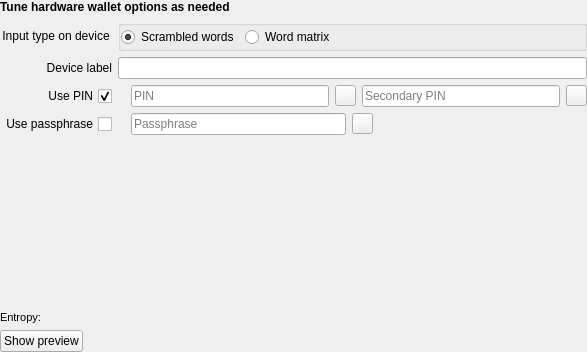
<?xml version="1.0" encoding="UTF-8"?>
<ui version="4.0">
 <class>WdgRecoverHw</class>
 <widget class="QWidget" name="WdgRecoverHw">
  <property name="geometry">
   <rect>
    <x>0</x>
    <y>0</y>
    <width>587</width>
    <height>352</height>
   </rect>
  </property>
  <property name="windowTitle">
   <string>Form</string>
  </property>
  <layout class="QVBoxLayout" name="verticalLayout_4">
   <property name="spacing">
    <number>6</number>
   </property>
   <property name="leftMargin">
    <number>0</number>
   </property>
   <property name="topMargin">
    <number>0</number>
   </property>
   <property name="rightMargin">
    <number>0</number>
   </property>
   <property name="bottomMargin">
    <number>0</number>
   </property>
   <item>
    <widget class="QStackedWidget" name="pages">
     <property name="currentIndex">
      <number>4</number>
     </property>
     <widget class="QWidget" name="page0">
      <layout class="QVBoxLayout" name="verticalLayout">
       <property name="spacing">
        <number>6</number>
       </property>
       <property name="leftMargin">
        <number>0</number>
       </property>
       <property name="topMargin">
        <number>0</number>
       </property>
       <property name="rightMargin">
        <number>0</number>
       </property>
       <property name="bottomMargin">
        <number>0</number>
       </property>
       <item>
        <widget class="QLabel" name="label_2">
         <property name="text">
          <string>&lt;b&gt;Source of the recovery seed&lt;/b&gt;</string>
         </property>
        </widget>
       </item>
       <item>
        <widget class="QGroupBox" name="gbSeedSource">
         <property name="title">
          <string/>
         </property>
         <property name="flat">
          <bool>false</bool>
         </property>
         <layout class="QVBoxLayout" name="verticalLayout_5">
          <property name="spacing">
           <number>8</number>
          </property>
          <property name="leftMargin">
           <number>6</number>
          </property>
          <property name="topMargin">
           <number>6</number>
          </property>
          <property name="rightMargin">
           <number>6</number>
          </property>
          <property name="bottomMargin">
           <number>6</number>
          </property>
          <item>
           <widget class="QRadioButton" name="rbSeedSourceHwScreen">
            <property name="text">
             <string>Recover from seed words using hardware wallet screen (secure)</string>
            </property>
            <property name="checked">
             <bool>false</bool>
            </property>
           </widget>
          </item>
          <item>
           <widget class="QRadioButton" name="rbSeedSourceAppWords">
            <property name="text">
             <string>Recover from seed words using in-app editor (convenient but insecure)</string>
            </property>
            <property name="checked">
             <bool>false</bool>
            </property>
           </widget>
          </item>
          <item>
           <widget class="QRadioButton" name="rbSeedSourceAppEntropy">
            <property name="text">
             <string>Recover from hexadecimal entropy (insecure)</string>
            </property>
           </widget>
          </item>
         </layout>
        </widget>
       </item>
       <item>
        <widget class="QLabel" name="lblActionTypeMessage">
         <property name="text">
          <string>...</string>
         </property>
         <property name="wordWrap">
          <bool>true</bool>
         </property>
        </widget>
       </item>
       <item>
        <spacer name="verticalSpacer_2">
         <property name="orientation">
          <enum>Qt::Vertical</enum>
         </property>
         <property name="sizeHint" stdset="0">
          <size>
           <width>20</width>
           <height>288</height>
          </size>
         </property>
        </spacer>
       </item>
      </layout>
     </widget>
     <widget class="QWidget" name="page1">
      <layout class="QVBoxLayout" name="verticalLayout_2">
       <property name="spacing">
        <number>6</number>
       </property>
       <property name="leftMargin">
        <number>0</number>
       </property>
       <property name="topMargin">
        <number>0</number>
       </property>
       <property name="rightMargin">
        <number>0</number>
       </property>
       <property name="bottomMargin">
        <number>0</number>
       </property>
       <item>
        <widget class="QLabel" name="label">
         <property name="text">
          <string>&lt;b&gt;Number of words of the recovery seed&lt;/b&gt;</string>
         </property>
        </widget>
       </item>
       <item>
        <widget class="QGroupBox" name="gbNumberOfMnemonicWords">
         <property name="title">
          <string/>
         </property>
         <layout class="QVBoxLayout" name="verticalLayout_8">
          <property name="spacing">
           <number>8</number>
          </property>
          <property name="leftMargin">
           <number>6</number>
          </property>
          <property name="topMargin">
           <number>6</number>
          </property>
          <property name="rightMargin">
           <number>6</number>
          </property>
          <property name="bottomMargin">
           <number>6</number>
          </property>
          <item>
           <widget class="QRadioButton" name="rbWordsCount24">
            <property name="text">
             <string>24</string>
            </property>
            <property name="checked">
             <bool>true</bool>
            </property>
           </widget>
          </item>
          <item>
           <widget class="QRadioButton" name="rbWordsCount18">
            <property name="text">
             <string>18</string>
            </property>
           </widget>
          </item>
          <item>
           <widget class="QRadioButton" name="rbWordsCount12">
            <property name="text">
             <string>12</string>
            </property>
           </widget>
          </item>
         </layout>
        </widget>
       </item>
       <item>
        <widget class="QLabel" name="lblPage1Message">
         <property name="text">
          <string/>
         </property>
         <property name="wordWrap">
          <bool>true</bool>
         </property>
        </widget>
       </item>
       <item>
        <spacer name="verticalSpacer_3">
         <property name="orientation">
          <enum>Qt::Vertical</enum>
         </property>
         <property name="sizeHint" stdset="0">
          <size>
           <width>20</width>
           <height>310</height>
          </size>
         </property>
        </spacer>
       </item>
      </layout>
     </widget>
     <widget class="QWidget" name="page2">
      <layout class="QVBoxLayout" name="verticalLayout_6">
       <property name="spacing">
        <number>6</number>
       </property>
       <property name="leftMargin">
        <number>0</number>
       </property>
       <property name="topMargin">
        <number>0</number>
       </property>
       <property name="rightMargin">
        <number>0</number>
       </property>
       <property name="bottomMargin">
        <number>0</number>
       </property>
       <item>
        <widget class="QLabel" name="lblStep1HexEntropy">
         <property name="text">
          <string>&lt;b&gt;Enter the hexadecimal entropy of the recovery seed&lt;/b&gt;</string>
         </property>
        </widget>
       </item>
       <item>
        <widget class="QLineEdit" name="edtHexEntropy">
         <property name="placeholderText">
          <string>32/24/16-byte hexadecimal string</string>
         </property>
        </widget>
       </item>
       <item>
        <spacer name="verticalSpacer_4">
         <property name="orientation">
          <enum>Qt::Vertical</enum>
         </property>
         <property name="sizeHint" stdset="0">
          <size>
           <width>20</width>
           <height>365</height>
          </size>
         </property>
        </spacer>
       </item>
      </layout>
     </widget>
     <widget class="QWidget" name="page3">
      <layout class="QVBoxLayout" name="verticalLayout_7">
       <property name="spacing">
        <number>6</number>
       </property>
       <property name="leftMargin">
        <number>0</number>
       </property>
       <property name="topMargin">
        <number>0</number>
       </property>
       <property name="rightMargin">
        <number>0</number>
       </property>
       <property name="bottomMargin">
        <number>0</number>
       </property>
       <item>
        <widget class="QLabel" name="lblStepWordListTitle">
         <property name="text">
          <string>&lt;b&gt;Enter the words of your recovery seed&lt;/b&gt;</string>
         </property>
         <property name="wordWrap">
          <bool>true</bool>
         </property>
         <property name="openExternalLinks">
          <bool>true</bool>
         </property>
        </widget>
       </item>
      </layout>
     </widget>
     <widget class="QWidget" name="page4">
      <layout class="QVBoxLayout" name="verticalLayout_3">
       <property name="spacing">
        <number>6</number>
       </property>
       <property name="leftMargin">
        <number>0</number>
       </property>
       <property name="topMargin">
        <number>0</number>
       </property>
       <property name="rightMargin">
        <number>0</number>
       </property>
       <property name="bottomMargin">
        <number>0</number>
       </property>
       <item>
        <widget class="QLabel" name="lblStep1HexEntropy_2">
         <property name="text">
          <string>&lt;b&gt;Tune hardware wallet options as needed&lt;/b&gt;</string>
         </property>
        </widget>
       </item>
       <item>
        <layout class="QGridLayout" name="gridLayout_2">
         <property name="spacing">
          <number>6</number>
         </property>
         <item row="2" column="1">
          <layout class="QHBoxLayout" name="horizontalLayout_3">
           <item>
            <widget class="QLabel" name="lblPinMessage">
             <property name="text">
              <string/>
             </property>
             <property name="wordWrap">
              <bool>false</bool>
             </property>
            </widget>
           </item>
           <item>
            <widget class="QLineEdit" name="edtPrimaryPIN">
             <property name="sizePolicy">
              <sizepolicy hsizetype="Expanding" vsizetype="Fixed">
               <horstretch>0</horstretch>
               <verstretch>0</verstretch>
              </sizepolicy>
             </property>
             <property name="layoutDirection">
              <enum>Qt::LeftToRight</enum>
             </property>
             <property name="echoMode">
              <enum>QLineEdit::Password</enum>
             </property>
             <property name="placeholderText">
              <string>PIN</string>
             </property>
            </widget>
           </item>
           <item>
            <widget class="QToolButton" name="btnShowPIN">
             <property name="sizePolicy">
              <sizepolicy hsizetype="Fixed" vsizetype="Fixed">
               <horstretch>0</horstretch>
               <verstretch>0</verstretch>
              </sizepolicy>
             </property>
             <property name="minimumSize">
              <size>
               <width>21</width>
               <height>21</height>
              </size>
             </property>
             <property name="maximumSize">
              <size>
               <width>21</width>
               <height>21</height>
              </size>
             </property>
             <property name="toolTip">
              <string>Show PIN</string>
             </property>
             <property name="text">
              <string/>
             </property>
            </widget>
           </item>
           <item>
            <widget class="QLineEdit" name="edtSecondaryPIN">
             <property name="toolTip">
              <string>&lt;html&gt;&lt;head/&gt;&lt;body&gt;&lt;p&gt;This PIN will be used to activate passphrase saved in your Ledger Nano S/S PLUS.&lt;/p&gt;&lt;/body&gt;&lt;/html&gt;</string>
             </property>
             <property name="echoMode">
              <enum>QLineEdit::Password</enum>
             </property>
             <property name="placeholderText">
              <string>Secondary PIN</string>
             </property>
            </widget>
           </item>
           <item>
            <widget class="QToolButton" name="btnShowSecondaryPIN">
             <property name="sizePolicy">
              <sizepolicy hsizetype="Fixed" vsizetype="Fixed">
               <horstretch>0</horstretch>
               <verstretch>0</verstretch>
              </sizepolicy>
             </property>
             <property name="minimumSize">
              <size>
               <width>21</width>
               <height>21</height>
              </size>
             </property>
             <property name="maximumSize">
              <size>
               <width>21</width>
               <height>21</height>
              </size>
             </property>
             <property name="toolTip">
              <string>Show secondary PIN</string>
             </property>
             <property name="text">
              <string/>
             </property>
            </widget>
           </item>
          </layout>
         </item>
         <item row="3" column="0">
          <widget class="QCheckBox" name="chbUsePassphrase">
           <property name="sizePolicy">
            <sizepolicy hsizetype="Minimum" vsizetype="Fixed">
             <horstretch>0</horstretch>
             <verstretch>0</verstretch>
            </sizepolicy>
           </property>
           <property name="whatsThis">
            <string>&lt;html&gt;&lt;head/&gt;&lt;body&gt;&lt;p&gt;Check the link attached &amp;lt;a href=&amp;quot;dash.org&amp;quot;&amp;gt;dash.org&amp;lt;/a&amp;gt;&lt;/p&gt;&lt;/body&gt;&lt;/html&gt;</string>
           </property>
           <property name="layoutDirection">
            <enum>Qt::RightToLeft</enum>
           </property>
           <property name="text">
            <string notr="true">Use passphrase</string>
           </property>
          </widget>
         </item>
         <item row="2" column="0">
          <widget class="QCheckBox" name="chbUsePIN">
           <property name="layoutDirection">
            <enum>Qt::RightToLeft</enum>
           </property>
           <property name="text">
            <string>Use PIN</string>
           </property>
           <property name="checked">
            <bool>true</bool>
           </property>
          </widget>
         </item>
         <item row="1" column="1">
          <layout class="QHBoxLayout" name="horizontalLayout">
           <item>
            <widget class="QLineEdit" name="edtDeviceLabel">
             <property name="placeholderText">
              <string/>
             </property>
            </widget>
           </item>
          </layout>
         </item>
         <item row="1" column="0">
          <widget class="QLabel" name="lblDeviceLabel">
           <property name="text">
            <string>Device label</string>
           </property>
           <property name="alignment">
            <set>Qt::AlignRight|Qt::AlignTrailing|Qt::AlignVCenter</set>
           </property>
          </widget>
         </item>
         <item row="3" column="1">
          <layout class="QHBoxLayout" name="horizontalLayout_4">
           <item>
            <widget class="QLabel" name="lblPassphraseMessage">
             <property name="text">
              <string/>
             </property>
             <property name="wordWrap">
              <bool>false</bool>
             </property>
            </widget>
           </item>
           <item>
            <widget class="QLineEdit" name="edtPassphrase">
             <property name="toolTip">
              <string>&lt;html&gt;&lt;head/&gt;&lt;body&gt;&lt;p&gt;This passphrase (if used) will be saved in your Ledger Nano S/S PLUS device and will be secured with the secondary PIN .&lt;/p&gt;&lt;/body&gt;&lt;/html&gt;</string>
             </property>
             <property name="echoMode">
              <enum>QLineEdit::Password</enum>
             </property>
             <property name="placeholderText">
              <string>Passphrase</string>
             </property>
            </widget>
           </item>
           <item>
            <widget class="QToolButton" name="btnShowPassphrase">
             <property name="minimumSize">
              <size>
               <width>21</width>
               <height>21</height>
              </size>
             </property>
             <property name="maximumSize">
              <size>
               <width>21</width>
               <height>21</height>
              </size>
             </property>
             <property name="toolTip">
              <string>Show passphrase</string>
             </property>
             <property name="text">
              <string/>
             </property>
            </widget>
           </item>
           <item>
            <spacer name="horizontalSpacer_2">
             <property name="orientation">
              <enum>Qt::Horizontal</enum>
             </property>
             <property name="sizeHint" stdset="0">
              <size>
               <width>40</width>
               <height>20</height>
              </size>
             </property>
            </spacer>
           </item>
          </layout>
         </item>
         <item row="0" column="0">
          <widget class="QLabel" name="lblDeviceWordsInputType">
           <property name="text">
            <string>Input type on device</string>
           </property>
           <property name="alignment">
            <set>Qt::AlignCenter</set>
           </property>
          </widget>
         </item>
         <item row="0" column="1">
          <widget class="QGroupBox" name="gbDeviceWordsInputType">
           <layout class="QHBoxLayout" name="horizontalLayout_2">
            <property name="leftMargin">
             <number>0</number>
            </property>
            <property name="topMargin">
             <number>0</number>
            </property>
            <property name="rightMargin">
             <number>0</number>
            </property>
            <property name="bottomMargin">
             <number>0</number>
            </property>
            <item>
             <widget class="QRadioButton" name="rbScrambledWords">
              <property name="layoutDirection">
               <enum>Qt::LeftToRight</enum>
              </property>
              <property name="text">
               <string>Scrambled words</string>
              </property>
              <property name="checked">
               <bool>true</bool>
              </property>
             </widget>
            </item>
            <item>
             <widget class="QRadioButton" name="rbWordsMatrix">
              <property name="layoutDirection">
               <enum>Qt::LeftToRight</enum>
              </property>
              <property name="text">
               <string>Word matrix</string>
              </property>
              <property name="checked">
               <bool>false</bool>
              </property>
             </widget>
            </item>
            <item>
             <spacer name="horizontalSpacer">
              <property name="orientation">
               <enum>Qt::Horizontal</enum>
              </property>
              <property name="sizeHint" stdset="0">
               <size>
                <width>40</width>
                <height>20</height>
               </size>
              </property>
             </spacer>
            </item>
           </layout>
          </widget>
         </item>
        </layout>
       </item>
       <item>
        <widget class="QLabel" name="lblOptionsPageMessage">
         <property name="text">
          <string/>
         </property>
        </widget>
       </item>
       <item>
        <spacer name="verticalSpacer">
         <property name="orientation">
          <enum>Qt::Vertical</enum>
         </property>
         <property name="sizeHint" stdset="0">
          <size>
           <width>20</width>
           <height>293</height>
          </size>
         </property>
        </spacer>
       </item>
       <item>
        <widget class="QLabel" name="lblOptionsEntropy">
         <property name="styleSheet">
          <string notr="true">font-size:11px</string>
         </property>
         <property name="text">
          <string>Entropy:</string>
         </property>
         <property name="wordWrap">
          <bool>true</bool>
         </property>
         <property name="openExternalLinks">
          <bool>true</bool>
         </property>
         <property name="textInteractionFlags">
          <set>Qt::LinksAccessibleByMouse|Qt::TextSelectableByKeyboard|Qt::TextSelectableByMouse</set>
         </property>
        </widget>
       </item>
       <item>
        <widget class="QPushButton" name="btnPreviewAddresses">
         <property name="sizePolicy">
          <sizepolicy hsizetype="Maximum" vsizetype="Fixed">
           <horstretch>0</horstretch>
           <verstretch>0</verstretch>
          </sizepolicy>
         </property>
         <property name="layoutDirection">
          <enum>Qt::LeftToRight</enum>
         </property>
         <property name="text">
          <string>Show preview</string>
         </property>
         <property name="autoDefault">
          <bool>false</bool>
         </property>
        </widget>
       </item>
      </layout>
     </widget>
    </widget>
   </item>
  </layout>
 </widget>
 <resources/>
 <connections/>
</ui>
